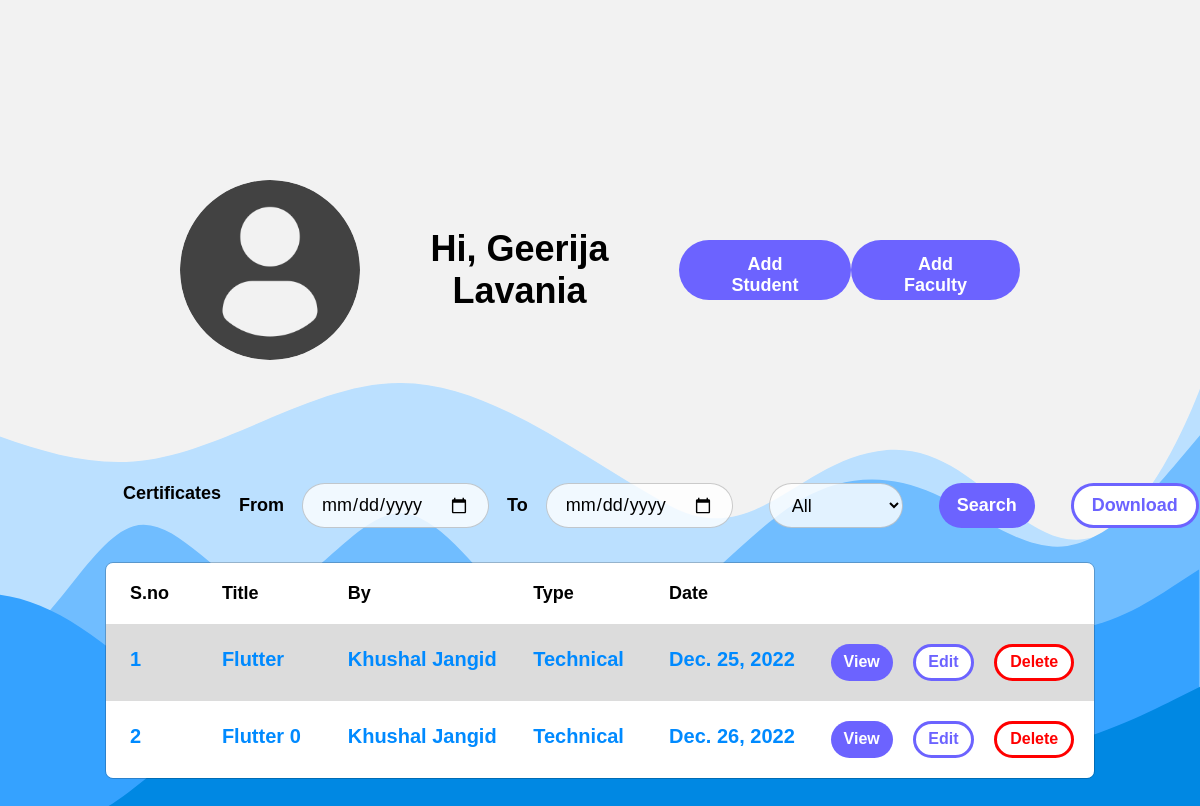
/filter (signed in), run on an earlier commit of the app's database.
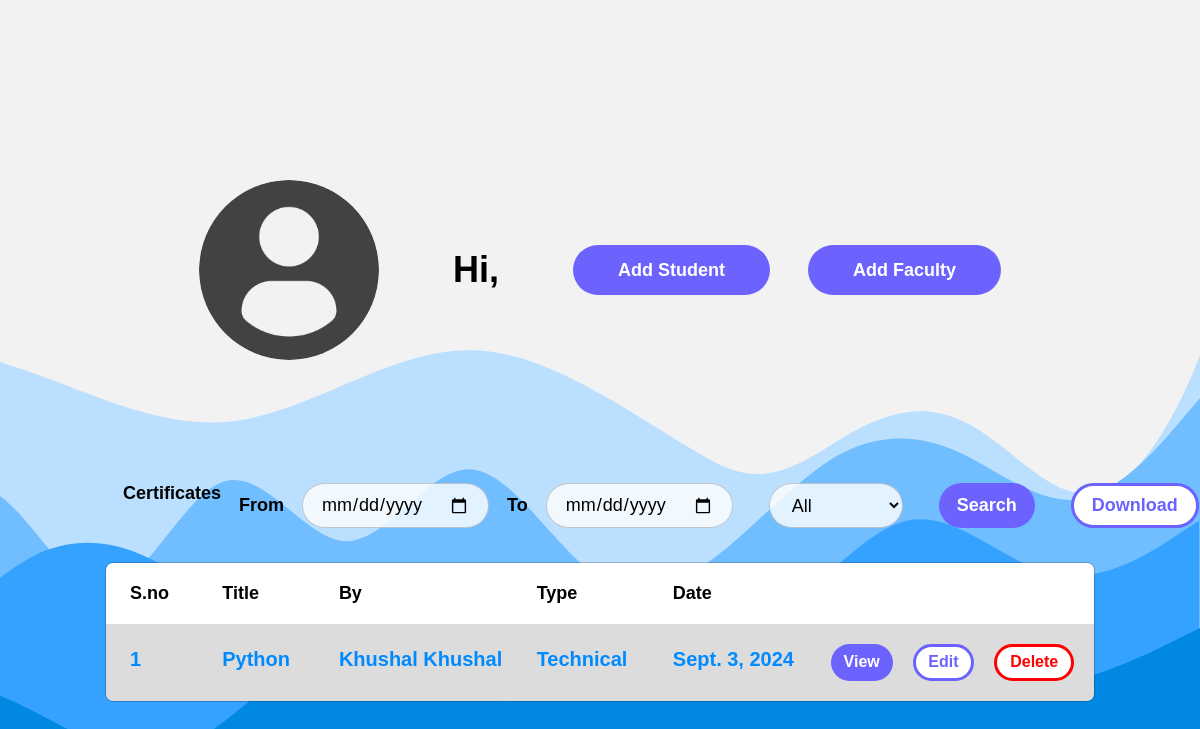
And on a later commit of the database.
### main/models.py (models this page shows, shortened)
class Data(models.Model):
    title = models.CharField(max_length=225)
    user = models.ForeignKey(to = User,on_delete=models.CASCADE)
    description = models.TextField(null=True,blank=True)
    link = models.TextField(null=True,blank=True)
    type = models.CharField(max_length=10,choices=_types)
    file = models.FileField(upload_to='data/')
    date = models.DateField()

### main/views.py (the view, shortened to what this page needs)
# urls.py: path("filter",views.filter),
@login_required
def filter(request):
    _from = parseGet(request,"from")
    _to = parseGet(request,"to")
    _type = parseGet(request,"type")
    if _type != "all":
        query = Data.objects.filter(type__icontains=_type)
    else :
        query = Data.objects.all()
    if _to != "":
        query = query.filter(date__lte = _to)
    if _from != "":
        query = query.filter(date__gte = _from)
    if request.user.is_superuser:
        user = request.user
        data = {}
        i=1
        for k in query:
            data[i] = {
                "id":k.id,
                "title":k.title,
                "type":k.get_type_display(),
                "uname": f"{k.user.first_name} {k.user.last_name}",
                "date":k.date
            }
            i+=1
        ctx = {
            "avatar": user.avatar,
            "name":f"{user.first_name} {user.last_name}",
            "data":data,
        }
        return render(request,"dashboard_teacher.html",ctx)

### main/views.py (called while the page is built)
def parseGet(request,kw):
    if request.GET.get(kw):
        return request.GET.get(kw)
    else:
        return ""

### templates/dashboard_teacher.html (shortened to what the changed rows need)
<!DOCTYPE html>
<html>
{% load static %}
<head>
    <link rel="stylesheet" href="{% static 'css/index.css' %}">
    <link rel="stylesheet" href="{% static 'css/table.css' %}">
</head>
<body>
    <div class="d-flex flex-column p-5">
        <div class="d-flex p-5">
            <img class="avatar m-auto" src="{{avatar.url}}" />
            <h1 class="title m-auto">Hi, {{name}}</h1>
            <button class="btn upload-btn m-auto" onclick="window.location='/accounts/add_student'">Add Student</button>
            <button class="btn upload-btn m-auto" onclick="window.location='/accounts/add_faculty'">Add Faculty</button>
        </div>
        <section id="classes">
            <div class="d-flex justify-bw">
                <h2 class="section-title m-default">Certificates</h2>
                <div class="d-flex">
                    <form method="get" action="/filter" class="ib d-flex">
                        <h2 class="m-auto section-title">From</h2>
                        <h2 class="m-auto section-title">To</h2>
                    </form>
                </div>
            </div>
            <div style="overflow:auto">
                <table id="classes-viewer" width="100%" cellspacing="0">
                    {%for key,values in data.items%}
                    <tr class="class-row">
                        <td class="class-details">
                            <span class="class-name class-identifier">{{key}}
                            </span>
                        </td>
                        <td class="class-details">
                            <span class="class-name class-identifier">{{values.title}}
                            </span>
                        </td>
                        <td class="class-details">
                            <a href="/accounts/viewProfile/{{values.uid}}" style="text-decoration:none;">
                                <span class="class-name class-identifier">{{values.uname}}
                                </span></a>
                        </td>
                        <td class="class-details">
                            <span class="class-name class-identifier">{{values.type}}
                            </span>
                        </td>
                        <td class="class-details">
                            <span class="class-name class-identifier">{{values.date}}
                            </span>
                        </td>
                        <td class="actions justify-center" style="display:flex;">
                            <button class="btn-sm action-btn"
                                onclick="window.location='/view/{{values.id}}'">View</button>
                            <button class="btn-sm btn-info action-btn"
                                onclick="window.location='/edit/{{values.id}}'">Edit</button>
                            <button class="btn-sm btn-danger action-btn"
                                onclick="deletePopup({{values.id}})">Delete</button>
                        </td>
                    </tr>
                    {% endfor %}
                </table>
            </div>
        </section>
</body>
</html>

What changed in the data, as far as the page shows it:
removed Data: title "Flutter", date "Dec. 25, 2022"
removed Data: title "Flutter 0", date "Dec. 26, 2022"
added Data: title "Python", date "Sept. 3, 2024"
Also different on the page:
{{ name }}: "Geerija Lavania" → (not shown)
new list line: "1 Khushal Khushal Technical View Edit Delete"
list line gone: "1 Khushal Jangid Technical View Edit Delete"
list line gone: "2 Khushal Jangid Technical View Edit Delete"
